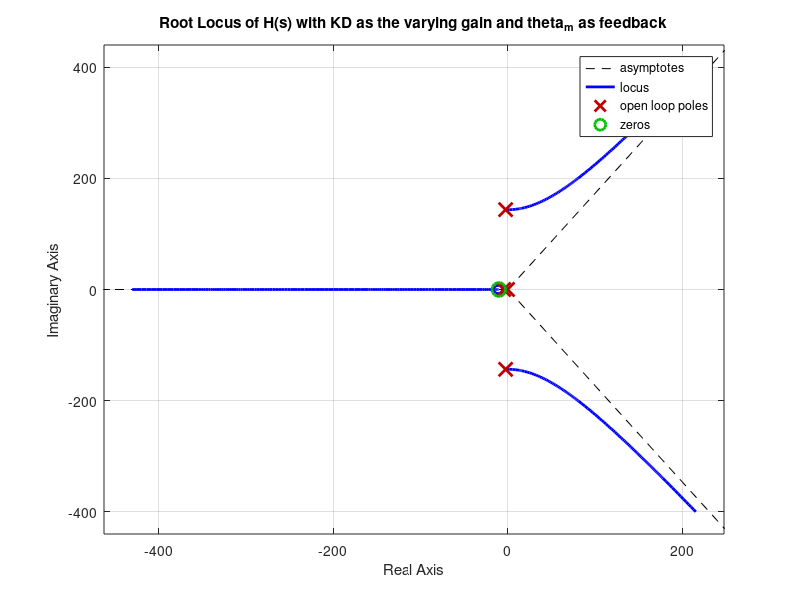

MATLAB code for this plot:
% Clear previous data
clear all;
close all;
clc;

% Define the transfer function numerator and denominator
% KD will be used as the variable gain
numerator = [100,1000];  % Represents KD * (100s + 1000), with KD as the gain

% Denominator coefficients in terms of KD (KD is the gain variable)
denominator = [
    0.00009409, 0.000808786,1.941,8.338,0
];

% Create the transfer function with KD as the varying gain
sys = tf(numerator, denominator);

% Plot the root locus with KD as the varying gain
rlocus(sys);
title('Root Locus of H(s) with KD as the varying gain and theta_m as feedback');
xlabel('Real Axis');
ylabel('Imaginary Axis');
grid on;
